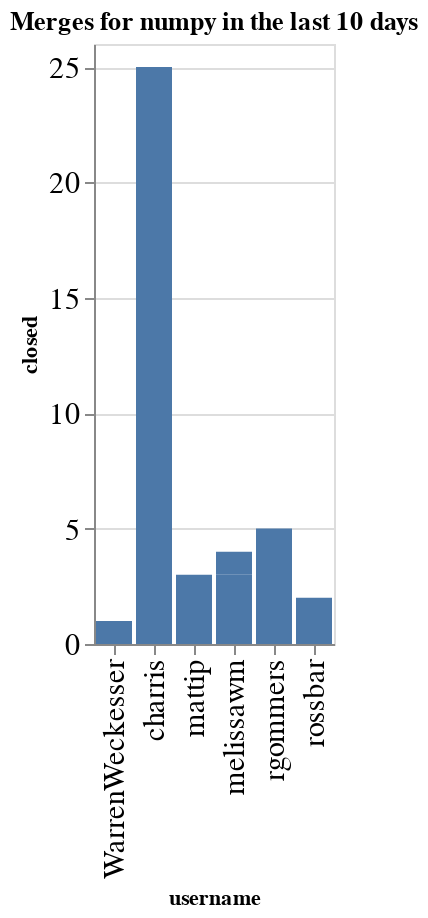

The notebook cell this image was saved under:
### Code cell
charts = []
title = f"Merges for {github_org} in the last {n_days} days"
ch = alt.Chart(data=closed_by_repo.replace(np.nan, 0), title=title).mark_bar().encode(
    x='username',
    y='closed',
)
ch

### Figure 1 — Vega-Lite specification as saved in the notebook (floating-point values rounded to 4 significant figures)
{"config": {"axisLeft": {"labelFontSize": 15}, "axisBottom": {"labelFontSize": 15}}, "data": {"name": "data-f2c3a6b8a9c2f9aab0b98db23c713996"}, "mark": "bar", "encoding": {"x": {"type": "nominal", "field": "username"}, "y": {"type": "quantitative", "field": "closed"}}, "title": "Merges for numpy in the last 10 days", "$schema": "https://vega.github.io/schema/vega-lite/v4.8.1.json", "datasets": {"data-f2c3a6b8a9c2f9aab0b98db23c713996": [{"repo": "numpy", "username": "WarrenWeckesser", "closed": 1}, {"repo": "numpy", "username": "charris", "closed": 25}, {"repo": "numpy", "username": "mattip", "closed": 3}, {"repo": "numpy", "username": "melissawm", "closed": 3}, {"repo": "numpy", "username": "rgommers", "closed": 5}, {"repo": "numpy-tutorials", "username": "melissawm", "closed": 1}, {"repo": "numpy-tutorials", "username": "rossbar", "closed": 2}]}}
